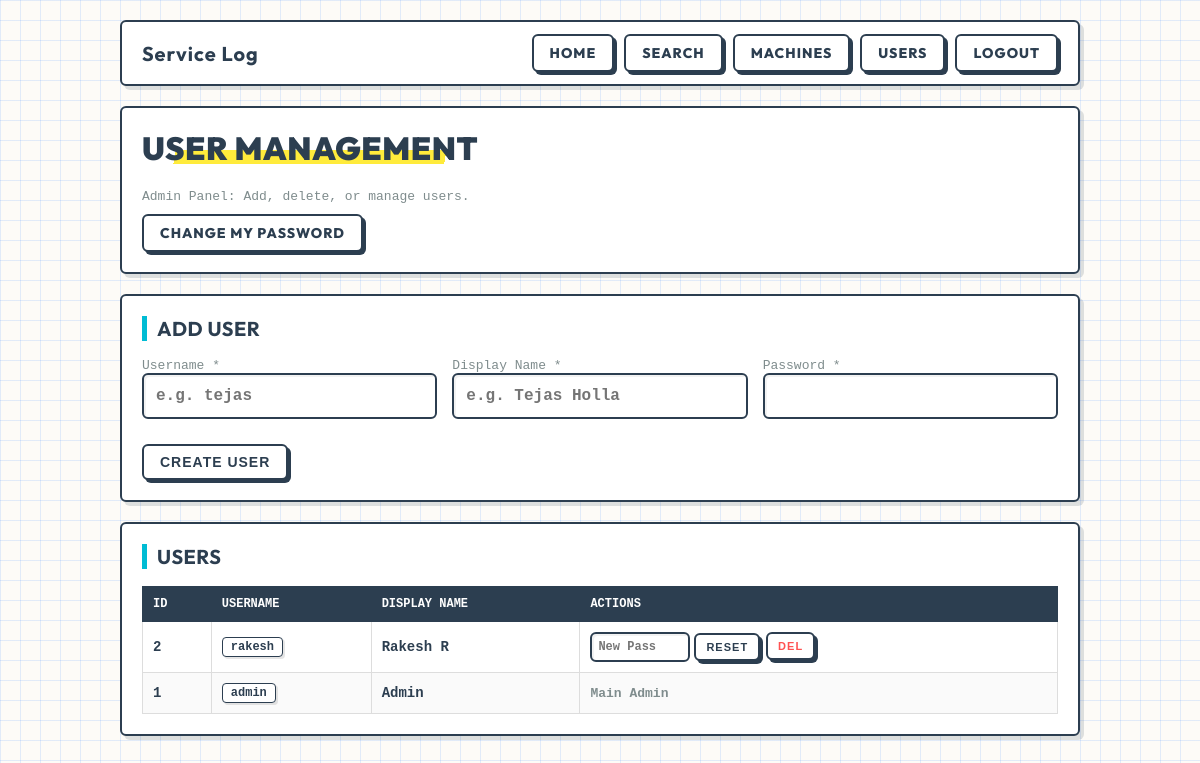
/users.php (signed in), run on the app's committed database.
### tables this page shows
CREATE TABLE users (
  id INTEGER PRIMARY KEY AUTOINCREMENT,
  username TEXT NOT NULL UNIQUE,
  pass_hash TEXT NOT NULL,
  display_name TEXT NOT NULL,
  created_at TEXT NOT NULL DEFAULT (datetime('now'))
);

### app/auth.php (called while the page is built, shortened)
<?php
function h(string $s): string { return htmlspecialchars($s, ENT_QUOTES, 'UTF-8'); }

### users.php (the view, shortened to what this page needs)
<?php
require_once __DIR__ . '/app/layout.php';
$pdo  = db();
$rows = $pdo->query("SELECT id, username, display_name, created_at FROM users ORDER BY id DESC")->fetchAll();
?>
<div class="card">
  <h1>User Management</h1>
  <div class="muted">Admin Panel: Add, delete, or manage users.</div>
  <div class="no-print" style="margin-top:10px;display:flex;gap:10px;flex-wrap:wrap">
    <a class="btn" href="/password.php">Change My Password</a>
  </div>
</div>
<div class="card">
  <h2>Add User</h2>
  <form method="post" class="grid">
    <div class="col-4">
      <div class="muted">Username *</div>
      <input name="username" placeholder="e.g. tejas" required />
    </div>
    <div class="col-4">
      <div class="muted">Display Name *</div>
      <input name="display_name" placeholder="e.g. Tejas Holla" required />
    </div>
    <div class="col-4">
      <div class="muted">Password *</div>
      <input type="password" name="password" required />
    </div>
    <div class="col-12">
      <button class="btn" type="submit">Create User</button>
    </div>
  </form>
</div>
<div class="card">
  <h2>Users</h2>
  <div class="table-responsive">
    <table>
      <thead><tr><th>ID</th><th>Username</th><th>Display Name</th><th>Actions</th></tr></thead>
      <tbody>
      <?php foreach($rows as $r): ?>
        <tr>
          <td><?php echo (int)$r['id']; ?></td>
          <td><span class="pill"><?php echo h($r['username']); ?></span></td>
          <td><?php echo h($r['display_name']); ?></td>
          <td>
            <?php if($r['username'] !== 'admin'): ?>
              <div style="display:flex; gap:6px;">
                 <form method="post" style="display:inline; display:flex; gap:4px; align-items:center;" onsubmit="return confirm('Reset password for <?php echo h($r['username']); ?>?')">
                    <input name="new_pass" placeholder="New Pass" style="width:100px; padding:6px; font-size:12px; margin:0;" required/>
                    <button class="btn" style="padding:6px 10px; font-size:11px;">Reset</button>
                 </form>
                 <form method="post" style="display:inline;" onsubmit="return confirm('Delete user <?php echo h($r['username']); ?>? This cannot be undone.')">
                    <button class="btn danger" style="padding:6px 10px; font-size:11px;">Del</button>
                 </form>
              </div>
            <?php else: ?>
              <span class="muted">Main Admin</span>
            <?php endif; ?>
          </td>
        </tr>
      <?php endforeach; ?>
      </tbody>
    </table>
  </div>
</div>

### assets/style.css (style rules this page uses)
:root { color-scheme: light; --bg-color: #fdfbf7; --grid-color: rgba(68, 138, 255, 0.15); --bg-pattern: linear-gradient(var(--grid-color) 1px, transparent 1px), linear-gradient(90deg, var(--grid-color) 1px, transparent 1px); --bg-size: 20px 20px; --ink: #2c3e50; --ink-light: #7f8c8d; --paper: #ffffff; --pop-cyan: #00bcd4; --pop-red: #ff5252; --btn-bg: #ffffff; --border: 2px solid var(--ink); --border-radius: 6px; --shadow-hard: 4px 4px 0px rgba(44, 62, 80, 0.15); }
*, *::before, *::after { box-sizing: border-box; }
body { margin: 0; font-family: 'Outfit', 'Segoe UI', sans-serif; background-color: var(--bg-color); background-image: var(--bg-pattern); background-size: var(--bg-size); color: var(--ink); min-height: 100vh; }
a { color: var(--ink); text-decoration: none; font-weight: 700; }
.card { background: var(--paper); border: var(--border); border-radius: var(--border-radius); padding: 20px; margin: 20px 0; box-shadow: var(--shadow-hard); }
h1, h2, h3 { margin-top: 0; text-transform: uppercase; letter-spacing: 0.5px; color: var(--ink); }
h1 { font-weight: 900; background: linear-gradient(100deg, transparent 10%, #ffeb3b 10%, #ffeb3b 90%, transparent 90%); background-position: 0% 85%; background-repeat: no-repeat; background-size: 100% 35%; display: inline-block; }
h2 { font-size: 20px; border-left: 5px solid var(--pop-cyan); padding-left: 10px; }
.muted { color: var(--ink-light); font-family: 'Courier New', monospace; font-size: 13px; }
.btn { display: inline-flex; align-items: center; justify-content: center; padding: 8px 16px; border-radius: var(--border-radius); border: var(--border); background: var(--paper); color: var(--ink); font-weight: 800; font-size: 14px; text-transform: uppercase; letter-spacing: 1px; cursor: pointer; box-shadow: 3px 3px 0px var(--ink); transition: all 0.1s ease; }
.danger { color: var(--pop-red); border-color: var(--ink); }
input, select, textarea { width: 100%; padding: 12px; border-radius: var(--border-radius); border: var(--border); background: #fff; color: var(--ink); font-size: 16px; font-family: 'Courier New', monospace; font-weight: 600; outline: none; box-shadow: inset 2px 2px 0px rgba(0,0,0,0.05); margin-bottom: 10px; }
table { width: 100%; border-collapse: collapse; font-family: 'Courier New', monospace; }
th { text-align: left; padding: 10px; background: var(--ink); color: #fff; text-transform: uppercase; font-size: 12px; border: 1px solid var(--ink); }
td { padding: 10px; border: 1px solid #ddd; font-weight: 600; font-size: 14px; }
tr:nth-child(even) { background: #fafafa; }
.grid { display: grid; grid-template-columns: repeat(12, 1fr); gap: 15px; }
.col-4 { grid-column: span 4; }
.col-12 { grid-column: span 12; }
.pill { display: inline-block; padding: 2px 8px; border: 1px solid var(--ink); border-radius: 4px; font-family: 'Courier New', monospace; font-weight: 700; font-size: 12px; background: #fff; color: var(--ink); box-shadow: 2px 2px 0px rgba(0,0,0,0.1); }

### data on the page
users: id "2", username "rakesh", display_name "Rakesh R"
users: id "1", username "admin", display_name "Admin", shows "Main Admin"
